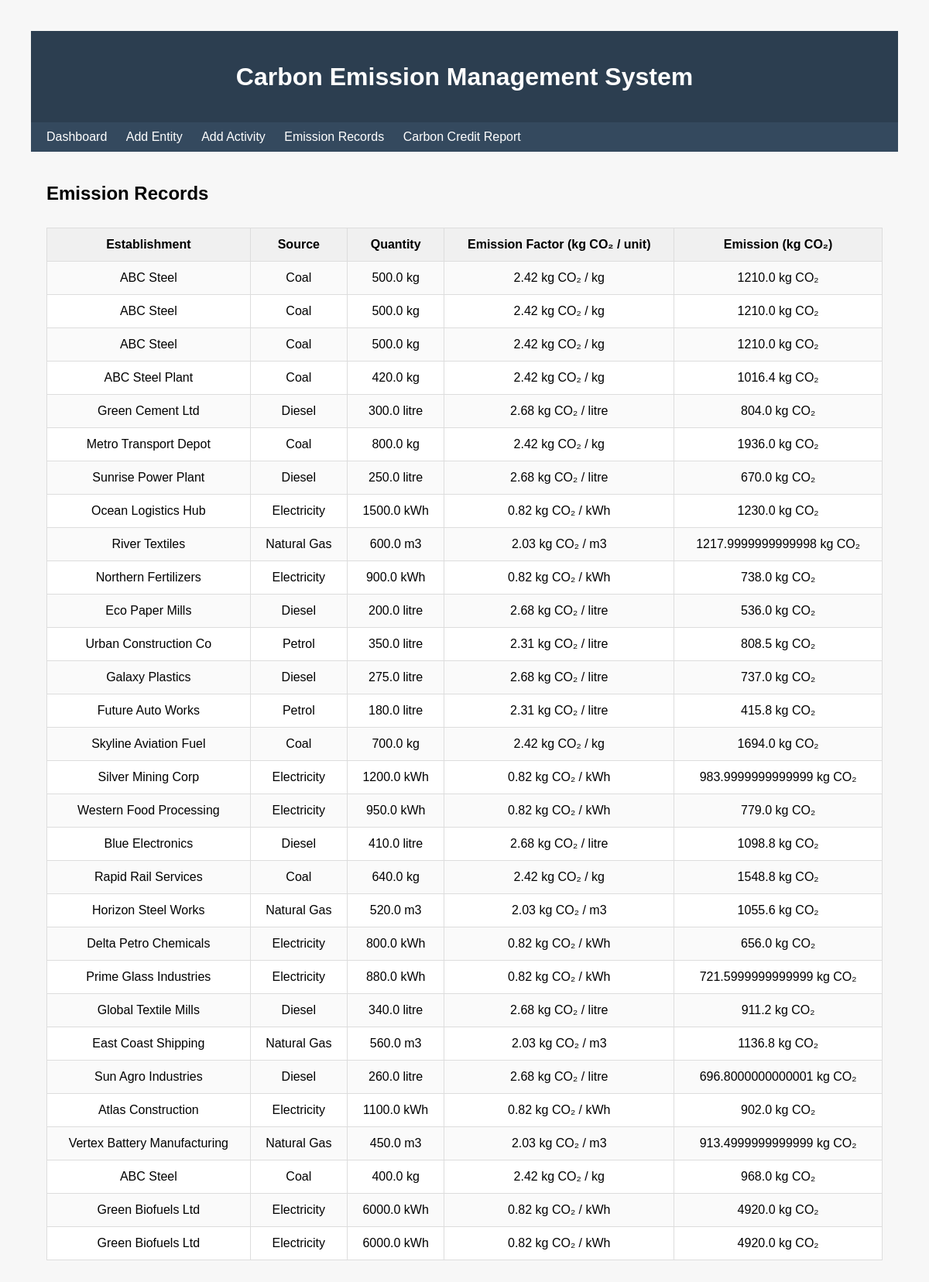
/emissions, run on an earlier commit of the app's database.
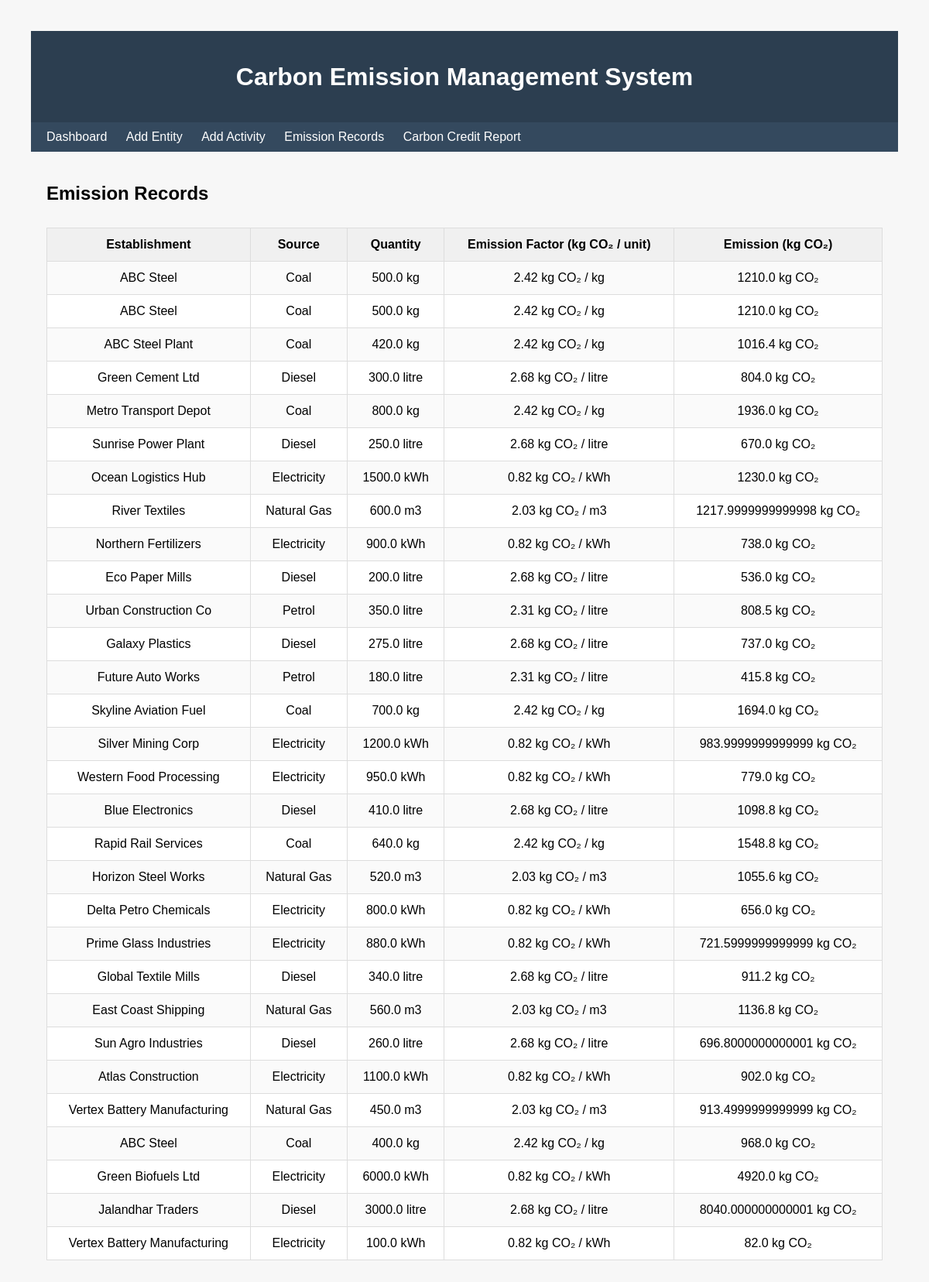
And on a later commit of the database.
### tables this page shows
CREATE TABLE "Emission_Record" (record_id INTEGER PRIMARY KEY AUTOINCREMENT, activity_id INTEGER UNIQUE, emission_kg REAL);

CREATE TABLE Establishment (    est_id INTEGER PRIMARY KEY AUTOINCREMENT,    est_name TEXT NOT NULL,    est_type TEXT,    location TEXT);

CREATE TABLE Emission_Source (    source_id INTEGER PRIMARY KEY AUTOINCREMENT,    source_name TEXT,    unit TEXT);

CREATE TABLE Activity_Data (    activity_id INTEGER PRIMARY KEY AUTOINCREMENT,    est_id INTEGER,    source_id INTEGER,    period TEXT,    quantity REAL,    FOREIGN KEY (est_id) REFERENCES Establishment(est_id),    FOREIGN KEY (source_id) REFERENCES Emission_Source(source_id));

CREATE TABLE Emission_Factor (    factor_id INTEGER PRIMARY KEY AUTOINCREMENT,    source_id INTEGER,    factor_value REAL,    FOREIGN KEY (source_id) REFERENCES Emission_Source(source_id));

### app.py (the view)
@app.route("/emissions")
def emissions():
    with sqlite3.connect("cc.db") as conn:
        conn.row_factory = sqlite3.Row
    rows = conn.execute("""
    SELECT
      e.est_name,
      s.source_name,
      s.unit,
      ad.quantity,
      ef.factor_value,
      er.emission_kg

    FROM Emission_Record er

    JOIN Activity_Data ad
    ON er.activity_id = ad.activity_id

    JOIN Establishment e
    ON ad.est_id = e.est_id

    JOIN Emission_Source s
    ON ad.source_id = s.source_id

    JOIN Emission_Factor ef
    ON s.source_id = ef.source_id
    """).fetchall()
    return render_template("emissions.html", rows=rows)

### templates/emissions.html
{% extends "base.html" %}
{% block content %}
<h2>Emission Records</h2>
<table>
<tr>
<th>Establishment</th>
<th>Source</th>
<th>Quantity</th>
<th>Emission Factor (kg CO₂ / unit)</th>
<th>Emission (kg CO₂)</th>
</tr>
{% for r in rows %}
<tr>
<td>{{ r.est_name }}</td>
<td>{{ r.source_name }}</td>
<td>{{ r.quantity }} {{ r.unit }}</td>
<td>{{ r.factor_value }} kg CO₂ / {{ r.unit }}</td>
<td>{{ r.emission_kg }} kg CO₂</td>
</tr>
{% endfor %}
</table>
{% endblock %}

### templates/base.html (shortened to what this page needs)
<!DOCTYPE html>
<html>
<head>
    <link rel="stylesheet" href="/static/style.css">
</head>
<body>
<header>
    <h1>Carbon Emission Management System</h1>
</header>
<nav>
    <a href="/">Dashboard</a>
    <a href="/add_entity">Add Entity</a>
    <a href="/add_activity">Add Activity</a>
    <a href="/emissions">Emission Records</a>
    <a href="/report">Carbon Credit Report</a>
</nav>
<div class="container">
{% block content %}
{% endblock %}
</div>
</body>
</html>

### static/style.css (style rules this page uses)
body { font-family: Arial , sans-serif; background:#f7f7f7; margin: 40px;; }
h1, h2 { margin-bottom: 20px; }
header { background:#2c3e50; color:white; padding:20px; text-align:center; }
nav { background:#34495e; padding:10px; }
nav a { color:white; margin:10px; text-decoration:none; }
.container { padding:20px; }
table { width:100%; border-collapse:collapse; background:white; margin-top: 30px; }
table th, table td { border:1px solid #ddd; padding:12px; text-align: center; }
th { background: #f0f0f0; }
tr:nth-child(even) { background: #fafafa; }

What changed in the data, as far as the page shows it:
removed Emission_Record: est_name "ABC Steel", source_name "Coal", quantity "500.0", unit "kg", factor_value "2.42", emission_kg "1210.0"
removed Emission_Record: est_name "Green Biofuels Ltd", source_name "Electricity", quantity "6000.0", unit "kWh", factor_value "0.82", emission_kg "4920.0"
added Emission_Record: est_name "Jalandhar Traders", source_name "Diesel", quantity "3000.0", unit "litre", factor_value "2.68", emission_kg "8040.000000000001"
added Emission_Record: est_name "Vertex Battery Manufacturing", source_name "Electricity", quantity "100.0", unit "kWh", factor_value "0.82", emission_kg "82.0"
